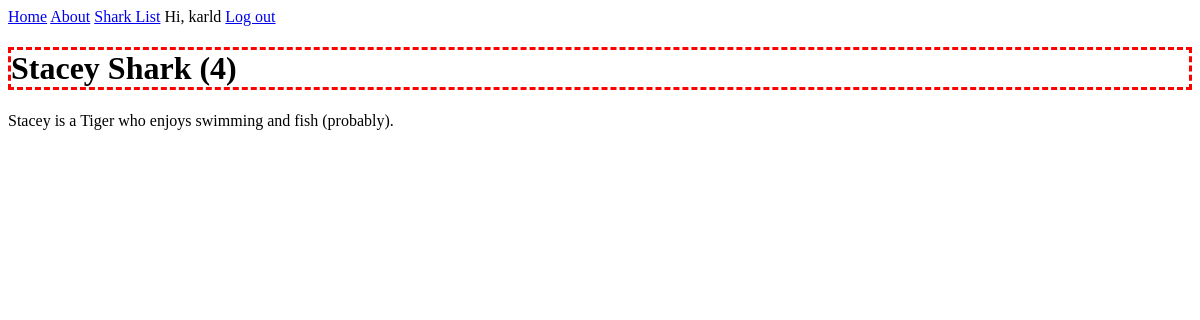
Page /sharks/3/ (signed in) on the earlier database version.
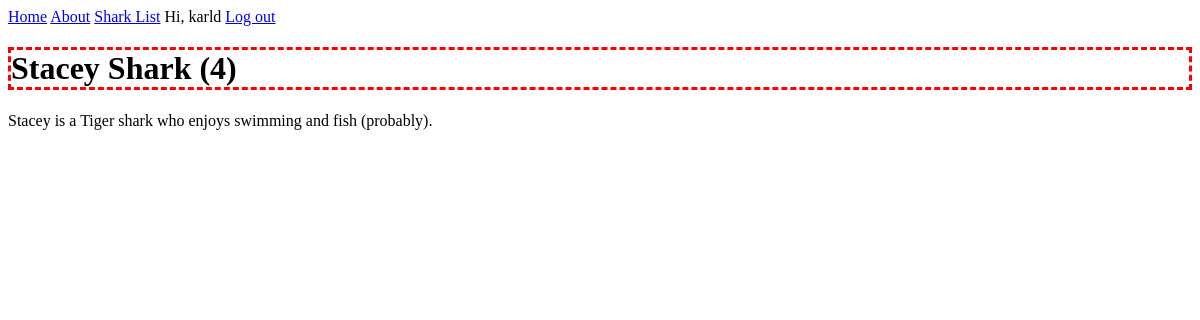
Same page on the later database version.
### sharks/models.py (models this page shows, shortened)
class Shark(models.Model):
    name = models.CharField(max_length=100)
    species = models.ForeignKey(Species, on_delete=models.SET_NULL, null=True)
    age = models.IntegerField()

class Species(models.Model):
    name = models.CharField(max_length=30)
    region = models.CharField(max_length=30)
    adorable = models.BooleanField(default=True)
    def __str__(self):
        return self.name

### sharks/views.py (the view)
# urls.py: path('<int:id>/', views.show, name='sharks-show')
@login_required
def show(request, id):
    shark = get_object_or_404(Shark, pk=id)
    return render(request, 'shark-show.html', { "shark": shark})

### sharks/templates/shark-show.html (shortened to what this page needs)
{% extends 'base.html' %}
{% block heading %}
<h1> {{ shark.name }} Shark ({{ shark.age }}) </h1>
{% endblock heading %}
{% block content %}
<p>{{ shark.name }} is a {{ shark.species }} who enjoys swimming and fish (probably).</p>
{% endblock content %}

### sharks/templates/base.html (shortened to what this page needs)
{% load static %}
<!DOCTYPE html>
<html lang="en">
<head>
    <link rel="stylesheet" href="{% static 'app.css' %}">
</head>
<body>
    <nav>
        <a href="{% url 'sharks-home' %}">Home</a>
        <a href="{% url 'sharks-about' %}">About</a>
        <a href="{% url 'sharks-list' %}">Shark List</a>
        {% if user.is_authenticated %}
        <span>Hi, {{user}}</span>
        <a href="{% url 'logout' %}">Log out</a>
        {% else %}
        <a href="{% url 'login' %}">Log in</a>
        <a href="{% url 'register' %}">Register</a>
        {% endif %}
    </nav>
    {% block heading %} {% endblock heading %}
    {% block content %} {% endblock content %}
</body>
</html>

### sharks/static/app.css (style rules this page uses)
h1 { border: 3px dashed red }

Differences in the rows shown:
changed through a linked row, Shark "Stacey": species "Tiger" → "Tiger shark"
